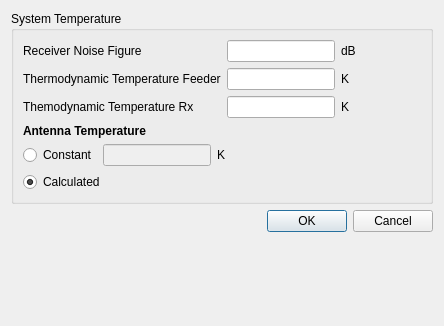
<?xml version="1.0" encoding="UTF-8"?>
<ui version="4.0">
 <class>SystemTemperature</class>
 <widget class="QDialog" name="SystemTemperature">
  <property name="geometry">
   <rect>
    <x>0</x>
    <y>0</y>
    <width>444</width>
    <height>326</height>
   </rect>
  </property>
  <property name="minimumSize">
   <size>
    <width>444</width>
    <height>0</height>
   </size>
  </property>
  <property name="maximumSize">
   <size>
    <width>444</width>
    <height>326</height>
   </size>
  </property>
  <property name="windowTitle">
   <string>System Temperature</string>
  </property>
  <layout class="QVBoxLayout" name="verticalLayout_11">
   <item>
    <layout class="QVBoxLayout" name="verticalLayout_10">
     <item>
      <layout class="QVBoxLayout" name="verticalLayout_9">
       <item>
        <widget class="QGroupBox" name="SystemTempGroupBox">
         <property name="title">
          <string>System Temperature</string>
         </property>
         <layout class="QVBoxLayout" name="verticalLayout_8">
          <item>
           <layout class="QVBoxLayout" name="verticalLayout_7">
            <item>
             <layout class="QHBoxLayout" name="horizontalLayout_4">
              <item>
               <layout class="QVBoxLayout" name="verticalLayout_6">
                <item>
                 <layout class="QHBoxLayout" name="horizontalLayout">
                  <item>
                   <layout class="QVBoxLayout" name="verticalLayout">
                    <item>
                     <widget class="QLabel" name="RxNoiseFigureLabel">
                      <property name="text">
                       <string>Receiver Noise Figure</string>
                      </property>
                     </widget>
                    </item>
                    <item>
                     <widget class="QLabel" name="RxFeederTmpLabel">
                      <property name="text">
                       <string>Thermodynamic Temperature Feeder</string>
                      </property>
                     </widget>
                    </item>
                    <item>
                     <widget class="QLabel" name="RxTempLabel">
                      <property name="text">
                       <string>Themodynamic Temperature Rx</string>
                      </property>
                     </widget>
                    </item>
                   </layout>
                  </item>
                  <item>
                   <layout class="QVBoxLayout" name="verticalLayout_2">
                    <item>
                     <widget class="QLineEdit" name="RxNoiseFigureLineEdit">
                      <property name="minimumSize">
                       <size>
                        <width>50</width>
                        <height>0</height>
                       </size>
                      </property>
                      <property name="text">
                       <string/>
                      </property>
                     </widget>
                    </item>
                    <item>
                     <widget class="QLineEdit" name="RxFeederTmpLineEdit"/>
                    </item>
                    <item>
                     <widget class="QLineEdit" name="RxTempLineEdit"/>
                    </item>
                   </layout>
                  </item>
                  <item>
                   <layout class="QVBoxLayout" name="verticalLayout_3">
                    <item>
                     <widget class="QLabel" name="DbRxNoiseFigureLabel">
                      <property name="text">
                       <string>dB</string>
                      </property>
                     </widget>
                    </item>
                    <item>
                     <widget class="QLabel" name="KfeederTempLabel">
                      <property name="text">
                       <string>K</string>
                      </property>
                     </widget>
                    </item>
                    <item>
                     <widget class="QLabel" name="KrxTempLabel">
                      <property name="text">
                       <string>K</string>
                      </property>
                     </widget>
                    </item>
                   </layout>
                  </item>
                 </layout>
                </item>
                <item>
                 <layout class="QHBoxLayout" name="horizontalLayout_3">
                  <item>
                   <layout class="QVBoxLayout" name="verticalLayout_5">
                    <item>
                     <widget class="QLabel" name="label">
                      <property name="font">
                       <font>
                        <weight>75</weight>
                        <bold>true</bold>
                       </font>
                      </property>
                      <property name="text">
                       <string>Antenna Temperature</string>
                      </property>
                     </widget>
                    </item>
                    <item>
                     <layout class="QVBoxLayout" name="verticalLayout_4">
                      <item>
                       <layout class="QHBoxLayout" name="horizontalLayout_2">
                        <item>
                         <widget class="QRadioButton" name="ConstantTempRadioButton">
                          <property name="text">
                           <string>Constant</string>
                          </property>
                         </widget>
                        </item>
                        <item>
                         <widget class="QLineEdit" name="AntennaTempLineEdit">
                          <property name="enabled">
                           <bool>false</bool>
                          </property>
                          <property name="text">
                           <string/>
                          </property>
                         </widget>
                        </item>
                        <item>
                         <widget class="QLabel" name="KantennaTempLabel">
                          <property name="text">
                           <string>K</string>
                          </property>
                         </widget>
                        </item>
                       </layout>
                      </item>
                      <item>
                       <widget class="QRadioButton" name="CalculatedTempRadioButton">
                        <property name="text">
                         <string>Calculated</string>
                        </property>
                        <property name="checked">
                         <bool>true</bool>
                        </property>
                       </widget>
                      </item>
                     </layout>
                    </item>
                   </layout>
                  </item>
                  <item>
                   <spacer name="horizontalSpacer">
                    <property name="orientation">
                     <enum>Qt::Horizontal</enum>
                    </property>
                    <property name="sizeHint" stdset="0">
                     <size>
                      <width>40</width>
                      <height>20</height>
                     </size>
                    </property>
                   </spacer>
                  </item>
                 </layout>
                </item>
               </layout>
              </item>
              <item>
               <spacer name="horizontalSpacer_2">
                <property name="orientation">
                 <enum>Qt::Horizontal</enum>
                </property>
                <property name="sizeHint" stdset="0">
                 <size>
                  <width>40</width>
                  <height>20</height>
                 </size>
                </property>
               </spacer>
              </item>
             </layout>
            </item>
           </layout>
          </item>
         </layout>
        </widget>
       </item>
       <item>
        <layout class="QHBoxLayout" name="horizontalLayout_20">
         <item>
          <spacer name="horizontalSpacer_3">
           <property name="orientation">
            <enum>Qt::Horizontal</enum>
           </property>
           <property name="sizeHint" stdset="0">
            <size>
             <width>40</width>
             <height>20</height>
            </size>
           </property>
          </spacer>
         </item>
         <item>
          <widget class="QSplitter" name="splitter_2">
           <property name="orientation">
            <enum>Qt::Horizontal</enum>
           </property>
           <widget class="QDialogButtonBox" name="buttonBox">
            <property name="standardButtons">
             <set>QDialogButtonBox::Cancel|QDialogButtonBox::Ok</set>
            </property>
           </widget>
          </widget>
         </item>
        </layout>
       </item>
      </layout>
     </item>
     <item>
      <spacer name="verticalSpacer">
       <property name="orientation">
        <enum>Qt::Vertical</enum>
       </property>
       <property name="sizeHint" stdset="0">
        <size>
         <width>20</width>
         <height>40</height>
        </size>
       </property>
      </spacer>
     </item>
    </layout>
   </item>
  </layout>
 </widget>
 <resources/>
 <connections>
  <connection>
   <sender>CalculatedTempRadioButton</sender>
   <signal>toggled(bool)</signal>
   <receiver>AntennaTempLineEdit</receiver>
   <slot>setDisabled(bool)</slot>
   <hints>
    <hint type="sourcelabel">
     <x>93</x>
     <y>216</y>
    </hint>
    <hint type="destinationlabel">
     <x>202</x>
     <y>188</y>
    </hint>
   </hints>
  </connection>
  <connection>
   <sender>ConstantTempRadioButton</sender>
   <signal>toggled(bool)</signal>
   <receiver>AntennaTempLineEdit</receiver>
   <slot>setEnabled(bool)</slot>
   <hints>
    <hint type="sourcelabel">
     <x>46</x>
     <y>184</y>
    </hint>
    <hint type="destinationlabel">
     <x>271</x>
     <y>199</y>
    </hint>
   </hints>
  </connection>
  <connection>
   <sender>buttonBox</sender>
   <signal>accepted()</signal>
   <receiver>SystemTemperature</receiver>
   <slot>accept()</slot>
   <hints>
    <hint type="sourcelabel">
     <x>266</x>
     <y>289</y>
    </hint>
    <hint type="destinationlabel">
     <x>29</x>
     <y>263</y>
    </hint>
   </hints>
  </connection>
  <connection>
   <sender>buttonBox</sender>
   <signal>rejected()</signal>
   <receiver>SystemTemperature</receiver>
   <slot>reject()</slot>
   <hints>
    <hint type="sourcelabel">
     <x>243</x>
     <y>283</y>
    </hint>
    <hint type="destinationlabel">
     <x>118</x>
     <y>276</y>
    </hint>
   </hints>
  </connection>
 </connections>
</ui>
